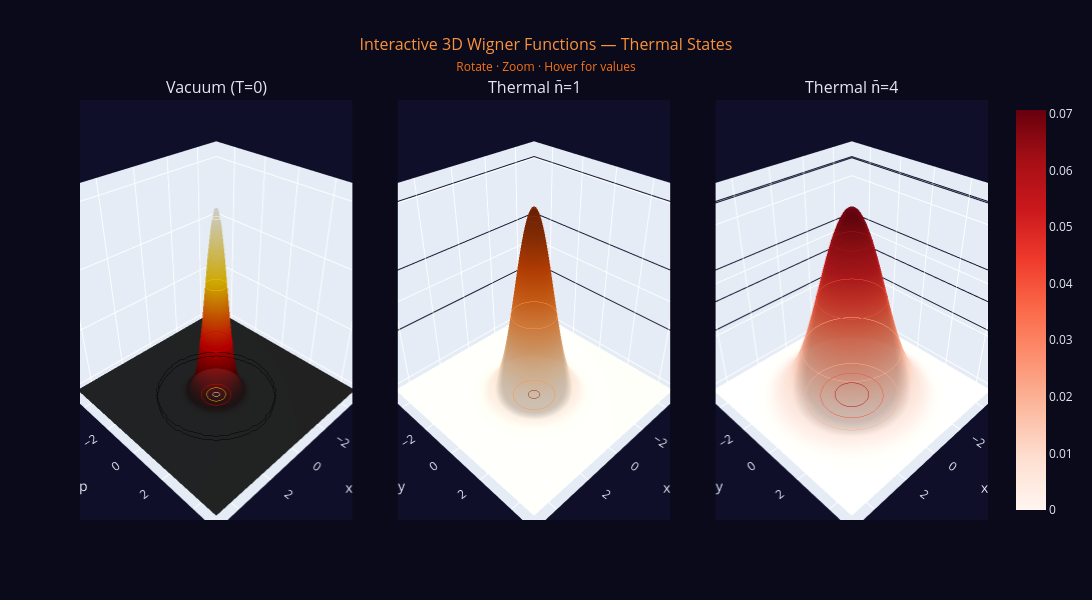

The notebook cell saved with this chart:
### Markdown cell above
<a id='16'></a>
## 16. Interactive 3D Wigner Surface (Plotly)

### Code cell
# ============================================================
# CELL 19 — Interactive 3D Wigner Surfaces (Plotly)
# ============================================================

XVEC_3D = np.linspace(-5, 5, 100)
XX3, YY3 = np.meshgrid(XVEC_3D, XVEC_3D)

nbars_3d   = [0.0, 1.0, 4.0]
labels_3d  = ['Vacuum (T=0)', 'Thermal n̄=1', 'Thermal n̄=4']

fig3d = make_subplots(
    rows=1, cols=3,
    subplot_titles=labels_3d,
    specs=[[{'type': 'surface'}]*3],
    horizontal_spacing=0.05
)

colorscales = ['Hot', 'Oranges', 'Reds']
for col_i, (nb, lbl, cs) in enumerate(zip(nbars_3d, labels_3d, colorscales), 1):
    W3 = compute_wigner(make_thermal(nb, DIM), XVEC_3D)
    fig3d.add_trace(
        go.Surface(
            x=XVEC_3D, y=XVEC_3D, z=W3,
            colorscale=cs, showscale=(col_i == 3),
            opacity=0.92,
            contours=dict(
                z=dict(show=True, usecolormap=True, highlightcolor='white',
                       project_z=True, width=1)
            ),
            name=lbl,
        ),
        row=1, col=col_i
    )

fig3d.update_layout(
    title=dict(
        text='Interactive 3D Wigner Functions — Thermal States'
             '<br><span style="font-size:12px;color:#f97316">'  
             'Rotate · Zoom · Hover for values</span>',
        x=0.5, font=dict(size=16, color='#fb923c')
    ),
    paper_bgcolor='#0a0a1a',
    font=dict(color='#e2e8f0'),
    height=600, width=1400,
    scene=dict(
        xaxis_title='x', yaxis_title='p', zaxis_title='W(x,p)',
        bgcolor='#0f0f2a',
    ),
    scene2=dict(bgcolor='#0f0f2a'),
    scene3=dict(bgcolor='#0f0f2a'),
)
fig3d.write_html(str(OUTPUT_DIR / 'fig15_wigner_3d_interactive.html'))
fig3d.show()
print('✅ Saved: fig15_wigner_3d_interactive.html')

### Figure 1 — Plotly figure (JSON) as saved in the notebook; plotly's stock layout.template omitted (floating-point values rounded to 4 significant figures; data arrays with more than 128 entries replaced by an {"elided": "..."} marker saying what was removed)
{"data": [{"colorscale": [[0, "rgb(0,0,0)"], [0.3333, "rgb(230,0,0)"], [0.6667, "rgb(255,210,0)"], [1, "rgb(255,255,255)"]], "contours": {"z": {"highlightcolor": "white", "project": {"z": true}, "show": true, "usecolormap": true, "width": 1}}, "name": "Vacuum (T=0)", "opacity": 0.92, "scene": "scene", "showscale": false, "type": "surface", "x": [-5.0, -4.899, -4.798, -4.697, -4.596, -4.495, -4.394, -4.293, -4.192, -4.091, -3.99, -3.889, -3.788, -3.687, -3.586, -3.485, -3.384, -3.283, -3.182, -3.081, -2.98, -2.879, -2.778, -2.677, -2.576, -2.475, -2.374, -2.273, -2.172, -2.071, -1.97, -1.869, -1.768, -1.667, -1.566, -1.465, -1.364, -1.263, -1.162, -1.061, -0.9596, -0.8586, -0.7576, -0.6566, -0.5556, -0.4545, -0.3535, -0.2525, -0.1515, -0.05051, 0.05051, 0.1515, 0.2525, 0.3535, 0.4545, 0.5556, 0.6566, 0.7576, 0.8586, 0.9596, 1.061, 1.162, 1.263, 1.364, 1.465, 1.566, 1.667, 1.768, 1.869, 1.97, 2.071, 2.172, 2.273, 2.374, 2.475, 2.576, 2.677, 2.778, 2.879, 2.98, 3.081, 3.182, 3.283, 3.384, 3.485, 3.586, 3.687, 3.788, 3.889, 3.99, 4.091, 4.192, 4.293, 4.394, 4.495, 4.596, 4.697, 4.798, 4.899, 5.0], "y": [-5.0, -4.899, -4.798, -4.697, -4.596, -4.495, -4.394, -4.293, -4.192, -4.091, -3.99, -3.889, -3.788, -3.687, -3.586, -3.485, -3.384, -3.283, -3.182, -3.081, -2.98, -2.879, -2.778, -2.677, -2.576, -2.475, -2.374, -2.273, -2.172, -2.071, -1.97, -1.869, -1.768, -1.667, -1.566, -1.465, -1.364, -1.263, -1.162, -1.061, -0.9596, -0.8586, -0.7576, -0.6566, -0.5556, -0.4545, -0.3535, -0.2525, -0.1515, -0.05051, 0.05051, 0.1515, 0.2525, 0.3535, 0.4545, 0.5556, 0.6566, 0.7576, 0.8586, 0.9596, 1.061, 1.162, 1.263, 1.364, 1.465, 1.566, 1.667, 1.768, 1.869, 1.97, 2.071, 2.172, 2.273, 2.374, 2.475, 2.576, 2.677, 2.778, 2.879, 2.98, 3.081, 3.182, 3.283, 3.384, 3.485, 3.586, 3.687, 3.788, 3.889, 3.99, 4.091, 4.192, 4.293, 4.394, 4.495, 4.596, 4.697, 4.798, 4.899, 5.0], "z": {"elided": "100x100 float values"}}, {"colorscale": [[0, "rgb(255,245,235)"], [0.125, "rgb(254,230,206)"], [0.25, "rgb(253,208,162)"], [0.375, "rgb(253,174,107)"], [0.5, "rgb(253,141,60)"], [0.625, "rgb(241,105,19)"], [0.75, "rgb(217,72,1)"], [0.875, "rgb(166,54,3)"], [1, "rgb(127,39,4)"]], "contours": {"z": {"highlightcolor": "white", "project": {"z": true}, "show": true, "usecolormap": true, "width": 1}}, "name": "Thermal n̄=1", "opacity": 0.92, "scene": "scene2", "showscale": false, "type": "surface", "x": [-5.0, -4.899, -4.798, -4.697, -4.596, -4.495, -4.394, -4.293, -4.192, -4.091, -3.99, -3.889, -3.788, -3.687, -3.586, -3.485, -3.384, -3.283, -3.182, -3.081, -2.98, -2.879, -2.778, -2.677, -2.576, -2.475, -2.374, -2.273, -2.172, -2.071, -1.97, -1.869, -1.768, -1.667, -1.566, -1.465, -1.364, -1.263, -1.162, -1.061, -0.9596, -0.8586, -0.7576, -0.6566, -0.5556, -0.4545, -0.3535, -0.2525, -0.1515, -0.05051, 0.05051, 0.1515, 0.2525, 0.3535, 0.4545, 0.5556, 0.6566, 0.7576, 0.8586, 0.9596, 1.061, 1.162, 1.263, 1.364, 1.465, 1.566, 1.667, 1.768, 1.869, 1.97, 2.071, 2.172, 2.273, 2.374, 2.475, 2.576, 2.677, 2.778, 2.879, 2.98, 3.081, 3.182, 3.283, 3.384, 3.485, 3.586, 3.687, 3.788, 3.889, 3.99, 4.091, 4.192, 4.293, 4.394, 4.495, 4.596, 4.697, 4.798, 4.899, 5.0], "y": [-5.0, -4.899, -4.798, -4.697, -4.596, -4.495, -4.394, -4.293, -4.192, -4.091, -3.99, -3.889, -3.788, -3.687, -3.586, -3.485, -3.384, -3.283, -3.182, -3.081, -2.98, -2.879, -2.778, -2.677, -2.576, -2.475, -2.374, -2.273, -2.172, -2.071, -1.97, -1.869, -1.768, -1.667, -1.566, -1.465, -1.364, -1.263, -1.162, -1.061, -0.9596, -0.8586, -0.7576, -0.6566, -0.5556, -0.4545, -0.3535, -0.2525, -0.1515, -0.05051, 0.05051, 0.1515, 0.2525, 0.3535, 0.4545, 0.5556, 0.6566, 0.7576, 0.8586, 0.9596, 1.061, 1.162, 1.263, 1.364, 1.465, 1.566, 1.667, 1.768, 1.869, 1.97, 2.071, 2.172, 2.273, 2.374, 2.475, 2.576, 2.677, 2.778, 2.879, 2.98, 3.081, 3.182, 3.283, 3.384, 3.485, 3.586, 3.687, 3.788, 3.889, 3.99, 4.091, 4.192, 4.293, 4.394, 4.495, 4.596, 4.697, 4.798, 4.899, 5.0], "z": {"elided": "100x100 float values"}}, {"colorscale": [[0, "rgb(255,245,240)"], [0.125, "rgb(254,224,210)"], [0.25, "rgb(252,187,161)"], [0.375, "rgb(252,146,114)"], [0.5, "rgb(251,106,74)"], [0.625, "rgb(239,59,44)"], [0.75, "rgb(203,24,29)"], [0.875, "rgb(165,15,21)"], [1, "rgb(103,0,13)"]], "contours": {"z": {"highlightcolor": "white", "project": {"z": true}, "show": true, "usecolormap": true, "width": 1}}, "name": "Thermal n̄=4", "opacity": 0.92, "scene": "scene3", "showscale": true, "type": "surface", "x": [-5.0, -4.899, -4.798, -4.697, -4.596, -4.495, -4.394, -4.293, -4.192, -4.091, -3.99, -3.889, -3.788, -3.687, -3.586, -3.485, -3.384, -3.283, -3.182, -3.081, -2.98, -2.879, -2.778, -2.677, -2.576, -2.475, -2.374, -2.273, -2.172, -2.071, -1.97, -1.869, -1.768, -1.667, -1.566, -1.465, -1.364, -1.263, -1.162, -1.061, -0.9596, -0.8586, -0.7576, -0.6566, -0.5556, -0.4545, -0.3535, -0.2525, -0.1515, -0.05051, 0.05051, 0.1515, 0.2525, 0.3535, 0.4545, 0.5556, 0.6566, 0.7576, 0.8586, 0.9596, 1.061, 1.162, 1.263, 1.364, 1.465, 1.566, 1.667, 1.768, 1.869, 1.97, 2.071, 2.172, 2.273, 2.374, 2.475, 2.576, 2.677, 2.778, 2.879, 2.98, 3.081, 3.182, 3.283, 3.384, 3.485, 3.586, 3.687, 3.788, 3.889, 3.99, 4.091, 4.192, 4.293, 4.394, 4.495, 4.596, 4.697, 4.798, 4.899, 5.0], "y": [-5.0, -4.899, -4.798, -4.697, -4.596, -4.495, -4.394, -4.293, -4.192, -4.091, -3.99, -3.889, -3.788, -3.687, -3.586, -3.485, -3.384, -3.283, -3.182, -3.081, -2.98, -2.879, -2.778, -2.677, -2.576, -2.475, -2.374, -2.273, -2.172, -2.071, -1.97, -1.869, -1.768, -1.667, -1.566, -1.465, -1.364, -1.263, -1.162, -1.061, -0.9596, -0.8586, -0.7576, -0.6566, -0.5556, -0.4545, -0.3535, -0.2525, -0.1515, -0.05051, 0.05051, 0.1515, 0.2525, 0.3535, 0.4545, 0.5556, 0.6566, 0.7576, 0.8586, 0.9596, 1.061, 1.162, 1.263, 1.364, 1.465, 1.566, 1.667, 1.768, 1.869, 1.97, 2.071, 2.172, 2.273, 2.374, 2.475, 2.576, 2.677, 2.778, 2.879, 2.98, 3.081, 3.182, 3.283, 3.384, 3.485, 3.586, 3.687, 3.788, 3.889, 3.99, 4.091, 4.192, 4.293, 4.394, 4.495, 4.596, 4.697, 4.798, 4.899, 5.0], "z": {"elided": "100x100 float values"}}], "layout": {"annotations": [{"font": {"size": 16}, "showarrow": false, "text": "Vacuum (T=0)", "x": 0.15, "xanchor": "center", "xref": "paper", "y": 1, "yanchor": "bottom", "yref": "paper"}, {"font": {"size": 16}, "showarrow": false, "text": "Thermal n̄=1", "x": 0.5, "xanchor": "center", "xref": "paper", "y": 1, "yanchor": "bottom", "yref": "paper"}, {"font": {"size": 16}, "showarrow": false, "text": "Thermal n̄=4", "x": 0.85, "xanchor": "center", "xref": "paper", "y": 1, "yanchor": "bottom", "yref": "paper"}], "font": {"color": "#e2e8f0"}, "height": 600, "paper_bgcolor": "#0a0a1a", "scene": {"bgcolor": "#0f0f2a", "domain": {"x": [0, 0.3], "y": [0, 1]}, "xaxis": {"title": {"text": "x"}}, "yaxis": {"title": {"text": "p"}}, "zaxis": {"title": {"text": "W(x,p)"}}}, "scene2": {"bgcolor": "#0f0f2a", "domain": {"x": [0.35, 0.65], "y": [0, 1]}}, "scene3": {"bgcolor": "#0f0f2a", "domain": {"x": [0.7, 1], "y": [0, 1]}}, "title": {"font": {"color": "#fb923c", "size": 16}, "text": "Interactive 3D Wigner Functions — Thermal States<br><span style=\"font-size:12px;color:#f97316\">Rotate · Zoom · Hover for values</span>", "x": 0.5}, "width": 1400}}
